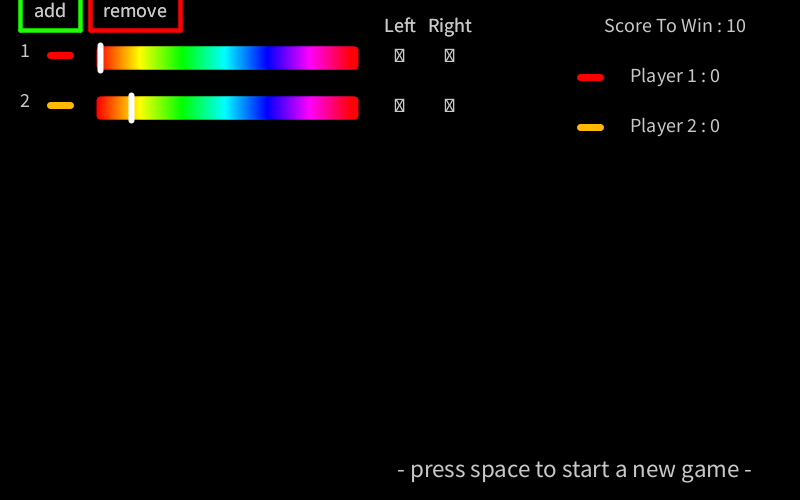
Frame 1 (no input)
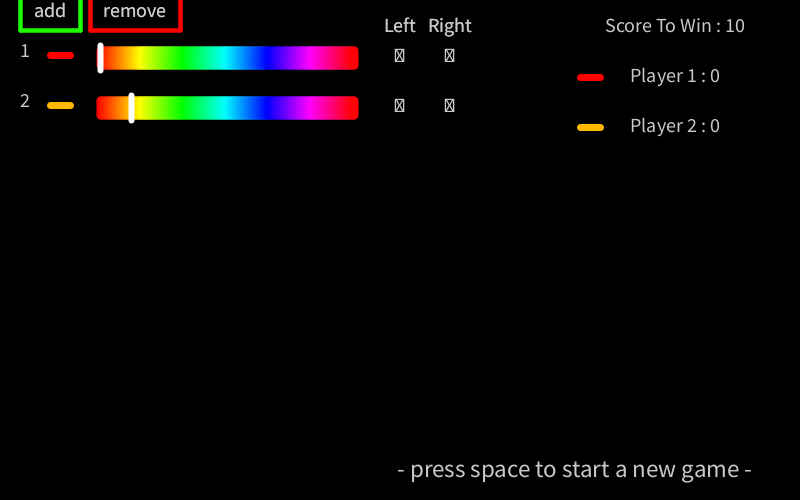
Frame 60 (the mouse pressed at the canvas centre just before this capture)
Frame 120 (the mouse held since frame 60 and released just before this capture): identical to frame 60, image omitted

The Processing sketch that drew these frames (run headless with seeded random() and noise(); from frame 60 on, the mouse is pressed at the canvas centre):

// Processing sketch: processing_100815
// ── processing_100815.pde

Line[] line = new Line[8];
int numLines = 2;
int currentLine;
boolean inGame;
int scoreToWin;
int countIfRoundOver;
boolean inRound;

void setup() {
  size(800, 500);
  background(0);
  colorMode(HSB);
  smooth();
  for (int i = 0; i < numLines; i++) {
    line[i] = new Line(i, 255/line.length*i);
  }
  frameRate(80);
  for (int i = 0; i < numLines; i++) {
    line[i].turnSpeed = .03/numLines;
  }
  scoreToWin = (numLines-1)*10;
}

void draw() {
  if (inGame) {
    checkGame();
    if (inRound) {
      border();
      for (int i = 0; i < numLines; i++) {
        line[i].make();
        line[i].move();
        if (line[i].alive) {
          line[i].check();
        }
        movePlayers();
        checkRound();
      }
      showStats();
    } 
    else {
      for (int i = 0; i < numLines; i++) {
        if (line[i].alive) {
          advanceRound(i);
        }
      }
    }
  } 
  else {
    loseScreen();
  }
}

void checkGame() {
  for (int i = 0; i < numLines; i++) {
    if (line[i].score == scoreToWin) {
      inGame = false;
    }
  }
}

void checkRound() {
  if (countIfRoundOver == numLines-1) {
    inRound = false;
  }
}

void advanceRound(int i) {
  background(0);
  textSize(30);
  text("Player "+(i+1)+" Wins the Round", 250, height/3);
  text("- press space to continue -", 250, height/2);
  showStats();
  if (keyPressed) {
    if (key == ' ') {
      resetVarsRound();
    }
  }
}

void loseScreen() {
  background(0);
  showStats();
  for (int i = 0; i < numLines; i++) {
    if (line[i].score == scoreToWin) {
      textSize(50);
      text("Player "+(i+1)+" Wins", 180, height*9/10);
    }
    textSize(20);
    text((i+1), 25, i*50+50);
    addPlayer();
    changeColor(i);
    setControls(i);
  }
  textSize(25);
  text("- press space to start a new game -", 575, height*15/16);
  if (keyPressed) {
    if (key == ' ') {
      resetVarsGame();
    }
  }
}

void changeColor(int i) {
  for (int j = 0; j < 255; j++) {
    stroke(j, 255, 255);
    strokeWeight(8);
    line(j+100, i*50+50, j+100, i*50+65);

    if (mousePressed) {
      if (mouseX >= 100 && mouseX <= 355
        && mouseY >= i*50+50 && mouseY <= i*50+65) {
        line[i].c = mouseX-100;
      }
    }
  }
  stroke(255);
  strokeWeight(6);
  line(100+line[i].c, i*50+45, 100+line[i].c, i*50+70);

  stroke(line[i].c, 255, 255);
  strokeWeight(7);
  line(50, i*50+55, 70, i*50+55);
}

boolean awaitingInputLeft, awaitingInputRight;
int whichSetKey;

void setControls(int i) {
  textSize(20);
  text("Left", 400, 25);
  text("Right", 450, 25);
  if (!line[i].usingArrowKeys) {
    text(line[i].leftKey, 400, i*50+55);
    text(line[i].rightKey, 450, i*50+55);
  } 
  else {
    textSize(18);
    if (line[i].leftKeyCode == 37) {
      text("LEFT", 400, i*50+55);
    }
    if (line[i].leftKeyCode == 38) {
      text("UP", 400, i*50+55);
    }
    if (line[i].leftKeyCode == 39) {
      text("RIGHT", 400, i*50+55);
    }
    if (line[i].leftKeyCode == 40) {
      text("DOWN", 400, i*50+55);
    }
    
    if (line[i].rightKeyCode == 37) {
      text("LEFT", 450, i*50+55);
    }
    if (line[i].rightKeyCode == 38) {
      text("UP", 450, i*50+55);
    }
    if (line[i].rightKeyCode == 39) {
      text("RIGHT", 450, i*50+55);
    }
    if (line[i].rightKeyCode == 40) {
      text("DOWN", 450, i*50+55);
    }
  }
  setKeys();
  if (mousePressed) {
    if (mouseX >= 390 && mouseX <= 410
      && mouseY >= i*50+50 && mouseY <= i*50+70) {
      awaitingInputLeft = true;
      whichSetKey = i;
    }

    if (mouseX >= 440 && mouseX <= 460
      && mouseY >= i*50+50 && mouseY <= i*50+70) {
      awaitingInputRight = true;
      whichSetKey = i;
    }
  }
}

void setKeys() {
  if (awaitingInputLeft) {
    stroke(200);
    strokeWeight(5);
    line(390, whichSetKey*50+70, 410, whichSetKey*50+70);
    if (keyPressed) {
      line[whichSetKey].usingArrowKeys = false;
      line[whichSetKey].leftKey = key;
      awaitingInputLeft = false;
      if (key == CODED) {
        line[whichSetKey].usingArrowKeys = true;
        line[whichSetKey].leftKeyCode = keyCode;
        awaitingInputLeft = false;
      }
    }
  }
  if (awaitingInputRight) {
    stroke(200);
    strokeWeight(5);
    line(440, whichSetKey*50+70, 460, whichSetKey*50+70);
    if (keyPressed) {
      line[whichSetKey].usingArrowKeys = false;
      line[whichSetKey].rightKey = key;
      awaitingInputRight = false;
      if (key == CODED) {
        line[whichSetKey].usingArrowKeys = true;
        line[whichSetKey].rightKeyCode = keyCode;
        awaitingInputLeft = false;
      }
    }
  }
}

void addPlayer() {
  strokeWeight(4);
  stroke(80, 255, 255);
  line(20, 0, 20, 30);
  line(20, 30, 80, 30);
  line(80, 0, 80, 30);
  stroke(0, 255, 255);
  line(90, 0, 90, 30);
  line(90, 30, 180, 30);
  line(180, 0, 180, 30);
  fill(200);
  text("add", 50, 10);
  text("remove", 135, 10);
}

void mouseReleased() {
  if (mouseX >= 14 && mouseX <= 86
    && mouseY >= 0 && mouseY <= 36) {
    if (!inGame) {
      if (numLines < line.length) {
        numLines++;
        scoreToWin = (numLines-1)*10;
      }
      for (int i = 0; i < numLines; i++) {
        if (line[i] == null) {
          line[i] = new Line(i, 255/line.length*i);
        }
      }
    }
  }
  if (mouseX >= 84 && mouseX <= 186
    && mouseY >= 0 && mouseY <= 36) {
    if (numLines > 2) {
      numLines--;
      scoreToWin = (numLines-1)*10;
    }
  }
}

void resetVarsRound() {
  inRound = true;
  countIfRoundOver = 0;
  background(0);
  for (int i = 0; i < numLines; i++) {
    line[i].xpos = random(500/4, 500*3/4);
    line[i].ypos = random(height/4, height*3/4);
    line[i].angle = random(-2*PI, 2*PI);
    line[i].alive = true;
    line[i].makingHole = true;
  }
}

void resetVarsGame() {
  inGame = true;
  countIfRoundOver = 0;
  for (int i = 0; i < numLines; i++) {
    line[i].score = 0;
    line[i].xpos = random(500/4, 500*3/4);
    line[i].ypos = random(height/4, height*3/4);
    line[i].angle = random(-2*PI, 2*PI);
    line[i].alive = true;
    line[i].makingHole = true;
    line[i].turnSpeed = .03/numLines;
  }
  scoreToWin = (numLines-1)*10;
}

void border() {
  stroke(200);
  noFill();
  rect(0, 0, 500, height);
  fill(0);
  rect(500, 0, 300, height);
}

void showStats() {
  fill(200);
  textAlign(CENTER, CENTER);
  textSize(20);
  text("Score To Win : "+scoreToWin, 675, 25);
  for (int i = 0; i < numLines; i++) {
    text("Player "+(i+1)+" : "+line[i].score, 675, i*50+75);
    stroke(line[i].c, 255, 255);
    strokeWeight(7);
    line(580, i*50+77, 600, i*50+77);
  }
}

boolean[] left = new boolean[20];
boolean[] right = new boolean[20];
int result;

void movePlayers() {
  for (int i = 0; i < numLines; i++) {
    if (left[i]) {
      line[i].moveLeft();
    }
    if (right[i]) {
      line[i].moveRight();
    }
  }
}

void keyPressed() {
  for (int i = 0; i < numLines; i++) {
    if (!line[i].usingArrowKeys) {
      if (key == line[i].leftKey)  left[i] = true;
      if (key == line[i].rightKey)  right[i] = true;
    } 
    else {
      if (keyCode == line[i].leftKeyCode)  left[i] = true;
      if (keyCode == line[i].rightKeyCode)  right[i] = true;
    }
  }
}

void keyReleased() {
  for (int i = 0; i < numLines; i++) {
    if (!line[i].usingArrowKeys) {
      if (key == line[i].leftKey)  left[i] = false;
      if (key == line[i].rightKey)  right[i] = false;
    } 
    else {
      if (keyCode == line[i].leftKeyCode)  left[i] = false;
      if (keyCode == line[i].rightKeyCode)  right[i] = false;
    }
  }
}

class Line {
  float xpos;
  float ypos;
  float angle;
  float turnSpeed;
  boolean alive;
  float c;
  boolean makingHole;
  int makeHole;
  int distToHole;
  int countDistToHole;
  int score;
  int me;
  char leftKey, rightKey;
  boolean usingArrowKeys;
  int leftKeyCode, rightKeyCode;

  Line(int _me, int _c) {
    xpos = random(500/4, 500*3/4);
    ypos = random(height/4, height*3/4);
    angle = random(-2*PI, 2*PI);
    alive = true;
    me = _me;
    c = _c;
    makingHole = true;
  }

  void make() {
    if (alive && !makingHole) {
      for (int i = 1; i < 3; i++) {
        strokeWeight(6.5-i);
        stroke(c, 255, 255, i*255/3);
        point(xpos, ypos);
      }
    }
    makeHoles();
  }

  void makeHoles() {
    if (makingHole) {
      xpos+=cos(angle);
      ypos+=sin(angle);
      movePlayers();
      makeHole++;
    }
    if (makeHole <= 7) {
      makingHole = true;
    } 
    else {
      makingHole = false;
    }
    if (countDistToHole >= distToHole) {
      distToHole = (int)random(500);
      makeHole = 0;
      countDistToHole = 0;
    }
    countDistToHole++;
  }

  void move() {
    if (alive) {
      xpos+=cos(angle);
      ypos+=sin(angle);
    }
  }

  void moveRight() {
    angle+=turnSpeed;
  }

  void moveLeft() {
    angle-=turnSpeed;
  }

  void check() {
    if (get((int)(xpos+cos(angle)*4), (int)(ypos+sin(angle)*4)) != color(0)) {
      alive = false;
      
      for (int i = 0; i < numLines; i++) {
        if (i != me) {
          if (line[i].alive) {
            line[i].score++;
          }
        }
      }
      countIfRoundOver++;
    }
  }
}
